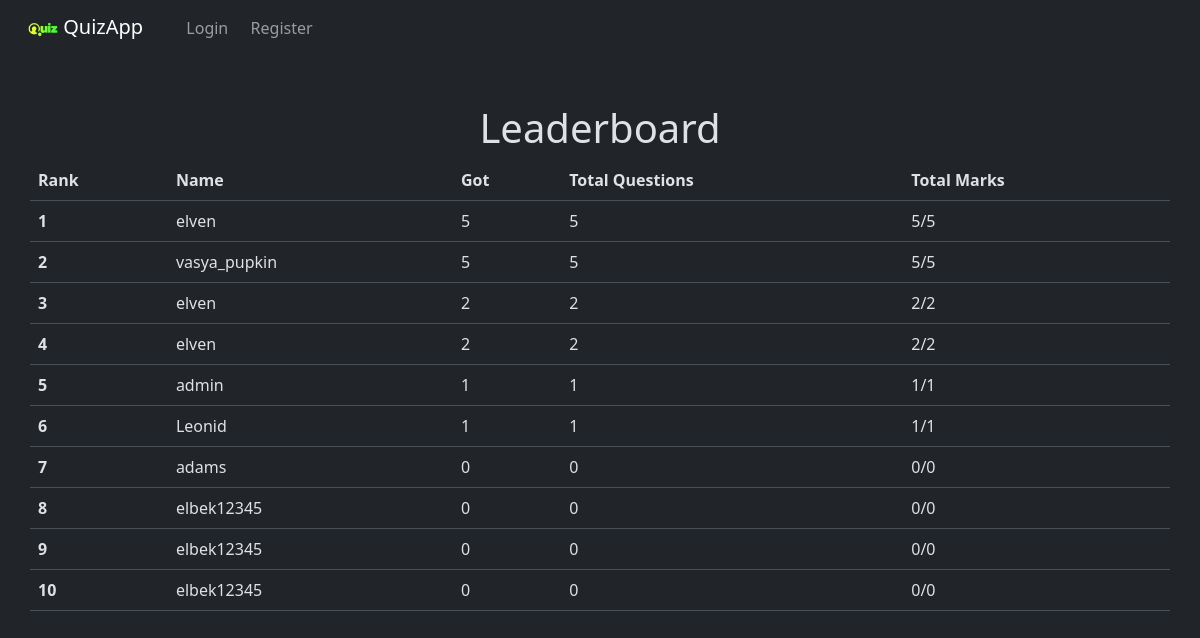
Screenshot of /quiz/leaderboard/ with the database file from the repository.
### quiz/models.py (models this page shows, shortened)
class Mark(models.Model):
    total = models.IntegerField(blank=False)
    got = models.IntegerField(blank=False, default=0)
    user = models.ForeignKey(to=User, on_delete=models.SET_NULL, null=True)

### quiz/views.py (the view)
# urls.py: path("leaderboard/", views.Leaderboard.as_view(), name="leaderboard")
class Leaderboard(View):
    def get(self, request):
        return render(
            request,
            "quiz/leaderboard.html",
            {"results": Mark.objects.all().order_by("-got")[:10]}
        )

### quiz/templates/quiz/leaderboard.html (shortened to what this page needs)
{% extends 'layout.html' %}
{% block body %}
<div class="container mt-5 mb-5">
<div class="row">
  <h1 class="text-center">Leaderboard</h1>
</div>
<div class="row">
  <table class="table">
  <thead>
    <tr>
      <th scope="col">Rank</th>
      <th scope="col">Name</th>
      <th scope="col">Got</th>
      <th scope="col">Total Questions</th>
      <th scope="col">Total Marks</th>
    </tr>
  </thead>
  <tbody>
    {% for result in results %}
    <tr>
      <th scope="row">{{ forloop.counter }}</th>
      <td>{{ result.user.username }}</td>
      <td>{{ result.got }}</td>
      <td>{{ result.total }}</td>
      <td>{{ result.got }}/{{ result.total }}</td>
    </tr>
    {% endfor %}
  </tbody>
</table>
</div>
</div>
{% endblock %}

### templates/layout.html (shortened to what this page needs)
<!doctype html>
<html lang="en" data-bs-theme="dark">
<head>
  {% load static %}
  <link href="{% static 'css/bootstrap.css' %}" rel="stylesheet">
  <link href="{% static 'css/layout.css' %}" rel="stylesheet">
</head>
<body>
  <nav class="navbar navbar-expand-lg navbar-dark bg-dark sticky-top">
    <div class="container-fluid">
      <a class="navbar-brand" href="/">
        <img src="{% static 'img/logo.png' %}" alt="" width="30" height="30" class="d-inline-block">
        QuizApp
      </a>
      <div class="collapse navbar-collapse" id="navbarNav">
        <ul class="navbar-nav">
          {% if request.user.is_authenticated %}
          {% if request.user.is_staff %}
          <li class="nav-item">
            <a class="nav-link text-center" href="{% url 'manage' %}">Manage</a>
          </li>
          <li class="nav-item">
            <a class="nav-link text-center" href="{% url 'setting' %}">Setting</a>
          </li>
          {% else %}
          <li class="nav-item">
            <a class="nav-link text-center" href="{% url 'add_question' %}">Add Questions</a>
          </li>
          <li class="nav-item">
            <a class="nav-link text-center" href="{% url 'quiz' %}">Quiz</a>
          </li>
          <li class="nav-item">
            <a class="nav-link text-center" href="{% url 'result' %}">Result</a>
          </li>
          <li class="nav-item">
            <a class="nav-link text-center" href="{% url 'leaderboard' %}">Leaderboard</a>
          </li>
          {% endif %}
          <li class="nav-item">
            <a class="nav-link text-center" href="{% url 'logout' %}">Logout</a>
          </li>
          {% else %}
          <li class="nav-item">
            <a class="nav-link text-center" href="{% url 'login' %}">Login</a>
          </li>
          <li class="nav-item">
            <a class="nav-link text-center" href="{% url 'register' %}">Register</a>
          </li>
          {% endif %}
        </ul>
      </div>
    </div>
  </nav>
  {% block body %}{% endblock %}
</body>
</html>

### static/css/layout.css (style rules this page uses)
.navbar .navbar-nav .nav-link { padding: 0.6em; }
.navbar .navbar-brand { padding: 0 0.6em; }
@media only screen and (min-width: 992px) { .navbar { padding: 0; } }
@media only screen and (min-width: 992px) { .navbar .navbar-nav .nav-link { padding: 1em 0.7em; } }
@media only screen and (min-width: 992px) { .navbar .navbar-brand { padding: 0 0.8em; } }
@media only screen and (min-width: 992px) { .navbar .navbar-nav .nav-link { padding: 1em 0.7em; transition: all 0.5s; } }

### rows the page displays
Mark: user.username "elven", got "5", total "5"
Mark: user.username "vasya_pupkin", got "5", total "5"
Mark: user.username "elven", got "2", total "2"
Mark: user.username "elven", got "2", total "2"
Mark: user.username "admin", got "1", total "1"
Mark: user.username "Leonid", got "1", total "1"
Mark: user.username "adams", got "0", total "0"
Mark: user.username "elbek12345", got "0", total "0"
Mark: user.username "elbek12345", got "0", total "0"
Mark: user.username "elbek12345", got "0", total "0"
